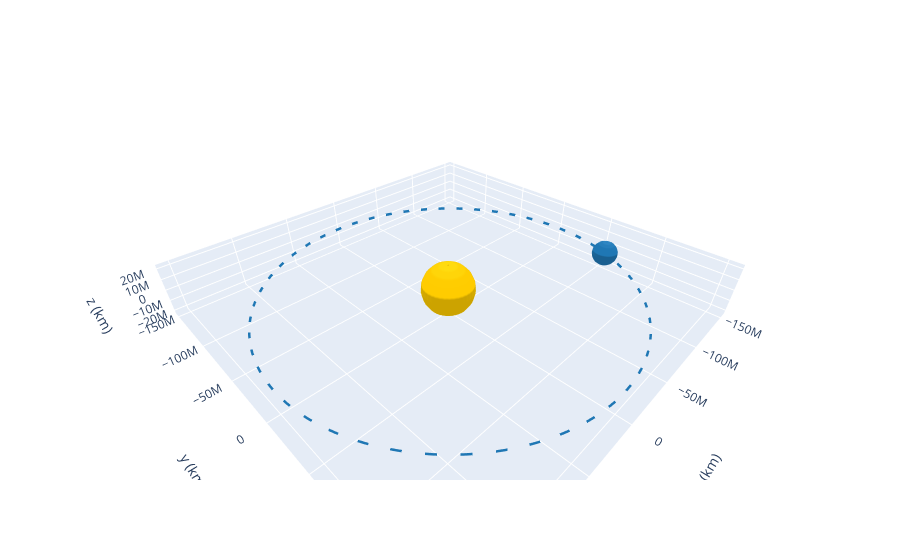

Write notebook code for a chart like this one.
### Code cell
#EMbary - Sun orbit (data from https://ssd.jpl.nasa.gov/txt/p_elem_t1.txt)
a = 1.00000261 * u.AU #semimajor axis
ecc = 0.01671123 * u.one #eccentricity
inc = (180-0.00001531) * u.deg #inclination
raan = 0.0 * u.deg #RA of ascending node
argp = 102.93768193 * u.deg #argument of periastron
nu = 100.46457166 * u.deg #true anomaly (start)
orb = Orbit.from_classical(Sun, a, ecc, inc, raan, argp, nu)
orb.plot(interactive=True, use_3d=True)

### Figure 1 — Plotly figure (JSON) as saved in the notebook; plotly's stock layout.template omitted (floating-point values rounded to 4 significant figures; data arrays with more than 128 entries replaced by an {"elided": "..."} marker saying what was removed)
{"data": [{"cauto": false, "cmax": 1, "cmin": 1, "colorscale": [[0, "#ffcc00"], [1, "#ffcc00"]], "name": "Sun", "showscale": false, "type": "surface", "x": {"elided": "20x20 float values"}, "y": {"elided": "20x20 float values"}, "z": {"elided": "20x20 float values"}}, {"line": {"color": "rgb(31, 119, 180)", "dash": "dash", "width": 5}, "mode": "lines", "name": "2000-01-01 12:00", "type": "scatter3d", "x": {"elided": "150 float values"}, "y": {"elided": "150 float values"}, "z": {"elided": "150 float values"}}, {"cauto": false, "cmax": 1, "cmin": 1, "colorscale": [[0, "rgb(31, 119, 180)"], [1, "rgb(31, 119, 180)"]], "name": "2000-01-01 12:00", "showscale": false, "type": "surface", "x": {"elided": "20x20 float values"}, "y": {"elided": "20x20 float values"}, "z": {"elided": "20x20 float values"}}, {"cauto": false, "cmax": 1, "cmin": 1, "colorscale": [[0, "#ffcc00"], [1, "#ffcc00"]], "name": "Sun", "showscale": false, "type": "surface", "x": {"elided": "20x20 float values"}, "y": {"elided": "20x20 float values"}, "z": {"elided": "20x20 float values"}}], "layout": {"autosize": true, "scene": {"aspectmode": "data", "xaxis": {"title": {"text": "x (km)"}}, "yaxis": {"title": {"text": "y (km)"}}, "zaxis": {"title": {"text": "z (km)"}}}}}
